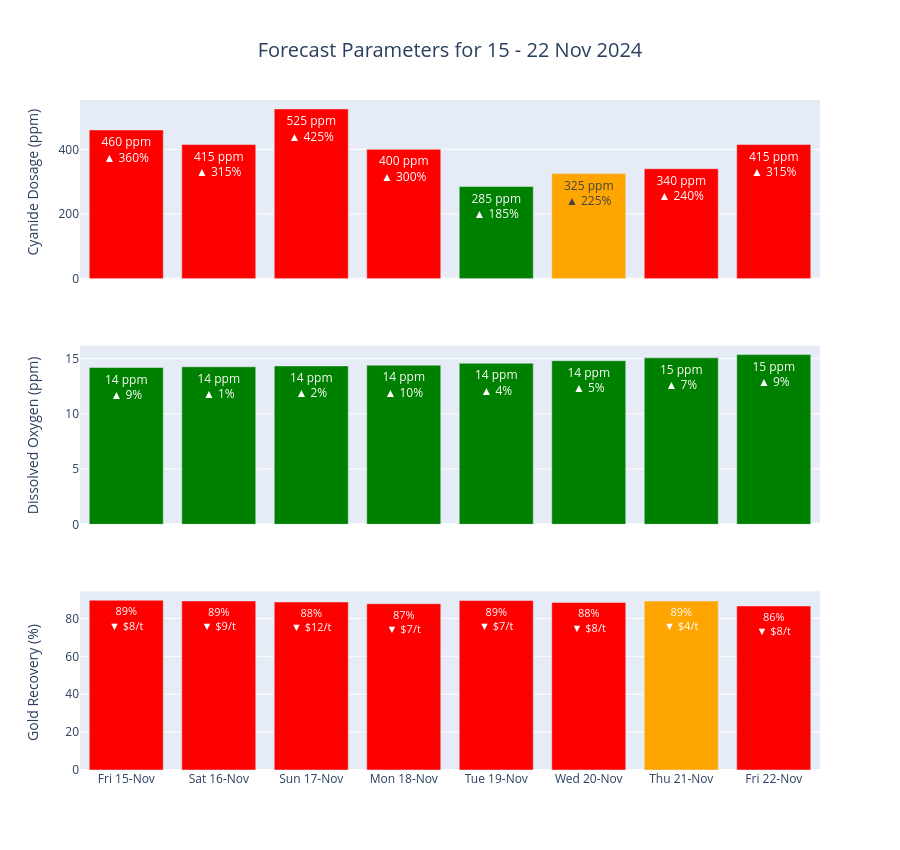

Here is the notebook cell this chart was saved with:
### Code cell
# Ensure datetime dtype
df_forecast["Date"] = pd.to_datetime(df_forecast["Date"], errors="coerce")

start_date = df_forecast["Date"].min()
end_date = df_forecast["Date"].max()

# Convert to strings for display on x-axis
days = df_forecast["Date"].dt.strftime("%a %d-%b")

# Pull forecast values
cn_forecast = df_forecast["Forecast_CN"].tolist()
do_forecast = df_forecast["Forecast_DO"].tolist()
recovery_forecast = df_forecast["Forecast_Recovery"].tolist()

# Create subplot grid
fig = make_subplots(rows=3, cols=1, shared_xaxes=True, vertical_spacing=0.1)

# CN Dosage
fig.add_trace(go.Bar(
	x=days,
	y=cn_forecast,
	marker_color=colour_by_recommended_band(
		cn_forecast,
		df_forecast["CN_Recommended_Low"].tolist(),
		df_forecast["CN_Recommended_High"].tolist()
	),
	text=arrow_delta_pct_text(cn_forecast, cn_optimised, unit="ppm"),
	hovertext=generate_dosage_hover_text_dynamic(
		cn_forecast, cn_optimised,
		df_forecast["CN_Recommended_High"].tolist(),
		df_forecast["CN_Recommended_Low"].tolist(),
		df_forecast["Solution_Mass_Kg"].tolist(),
		price_per_kg=NACN_PRICE_USD_PER_KG,
		metric="CN"
	),
	hoverinfo='text',
		hoverlabel=dict(
		bgcolor="white",  # or "lightgray" / "#F9F9F9"
		font_size=12,
		font_color="black"
	),
	name="CN Dosage",
	textangle=0,
	textposition='inside',
	insidetextanchor='end'
), row=1, col=1)

# DO
fig.add_trace(go.Bar(
	x=days,
	y=do_forecast,
	marker_color=colour_by_recommended_band(
		do_forecast,
		df_forecast["DO_Recommended_Low"].tolist(),
		df_forecast["DO_Recommended_High"].tolist()
	),
	text=arrow_delta_pct_text(do_forecast, do_optimised, unit="ppm"),
	hovertext=generate_dosage_hover_text_dynamic(
		do_forecast, do_optimised,
		df_forecast["DO_Recommended_High"].tolist(),
		df_forecast["DO_Recommended_Low"].tolist(),
		solution_masses=df_forecast["Solution_Mass_Kg"].tolist(),
		price_per_kg=DO_PRICE_USD_PER_KG,
		metric="DO"
	),
	hoverinfo='text',
	hoverlabel=dict(bgcolor="white", font_size=12, font_color="black"),
	name="DO Level",
	textangle=0,
	textposition='inside',
	insidetextanchor='end'
), row=2, col=1)

# Recovery
recovery_value_loss = (
	df_forecast["Optimal_Net_Value_USD_t"] - (df_forecast["Forecast_Net_Value_USD"] /
										 df_forecast["Forecast_Tonnes"])
	).tolist()

forecast_nv = (df_forecast["Forecast_Net_Value_USD"] / df_forecast["Forecast_Tonnes"]).tolist()
optimal_nv = df_forecast["Optimal_Net_Value_USD_t"].tolist()

fig.add_trace(go.Bar(
	x=days,
	y=recovery_forecast,
	marker_color=colour_by_value_impact(recovery_value_loss),
	text=[f"{int(val)}%<br>{'▼' if delta > 0 else '▲'} ${int(abs(delta)):,}/t" for val, delta in zip(recovery_forecast, recovery_value_loss)],
	hovertext=generate_recovery_hover_text(
		recovery_forecast, recovery_optimised,
		forecast_nv, optimal_nv
	),
	hoverinfo='text',
	hoverlabel=dict(bgcolor="white", font_size=12, font_color="black"),
	name="Recovery",
	textfont=dict(size=11, color='white'),
	textangle=0,
	textposition='inside',
	insidetextanchor='end'
), row=3, col=1)


fig.add_annotation(text="Cyanide Dosage (ppm)",
				   xref="paper", yref="paper",
				   x=-0.08, y=0.99,
				   showarrow=False,
				   textangle=-90,
				   font=dict(size=14))

fig.add_annotation(text="Dissolved Oxygen (ppm)",
				   xref="paper", yref="paper",
				   x=-0.08, y=0.50,
				   showarrow=False,
				   textangle=-90,
				   font=dict(size=14))

fig.add_annotation(text="Gold Recovery (%)",
				   xref="paper", yref="paper",
				   x=-0.08, y=0.04,
				   showarrow=False,
				   textangle=-90,
				   font=dict(size=14))

# Layout
fig.update_layout(
	height=850,
	title=dict(
		text=f"Forecast Parameters for {start_date.strftime('%d')} - "
			   f"{end_date.strftime('%d %b %Y')}",
		font=dict(size=20), x=0.5, y=0.95, xanchor='center', yanchor='top'
	),
	showlegend=False
)

# Save as an interactive HTML file
fig.write_html("forecast_leaching_performance_metrics.html")

fig.show()

### Figure 1 — Plotly figure (JSON) as saved in the notebook; plotly's stock layout.template omitted (floating-point values rounded to 4 significant figures)
{"data": [{"hoverinfo": "text", "hoverlabel": {"bgcolor": "white", "font": {"color": "black", "size": 12}}, "hovertext": ["<b style='color:red;'>▲ Over Recommended High</b><br>Actual: 460 ppm<br>------<br>Recommended High: 333 ppm<br>Optimal: 100 ppm<br>Recommended Low: 100 ppm<br>------<br>Actual Cost: $19,844/t<br>Optimal Cost: $4,313/t<br><span style='color:red;'>Excess Cost: $15,530/t</span>", "<b style='color:red;'>▲ Over Recommended High</b><br>Actual: 415 ppm<br>------<br>Recommended High: 333 ppm<br>Optimal: 100 ppm<br>Recommended Low: 100 ppm<br>------<br>Actual Cost: $16,514/t<br>Optimal Cost: $3,979/t<br><span style='color:red;'>Excess Cost: $12,535/t</span>", "<b style='color:red;'>▲ Over Recommended High</b><br>Actual: 525 ppm<br>------<br>Recommended High: 316 ppm<br>Optimal: 100 ppm<br>Recommended Low: 100 ppm<br>------<br>Actual Cost: $23,134/t<br>Optimal Cost: $4,406/t<br><span style='color:red;'>Excess Cost: $18,728/t</span>", "<b style='color:red;'>▲ Over Recommended High</b><br>Actual: 400 ppm<br>------<br>Recommended High: 266 ppm<br>Optimal: 100 ppm<br>Recommended Low: 100 ppm<br>------<br>Actual Cost: $15,938/t<br>Optimal Cost: $3,984/t<br><span style='color:red;'>Excess Cost: $11,953/t</span>", "Actual: 285 ppm<br>------<br>Recommended High: 333 ppm<br>Optimal: 100 ppm<br>Recommended Low: 100 ppm<br>------<br>Actual Cost: $11,716/t<br>Optimal Cost: $4,110/t<br><span style='color:red;'>Excess Cost: $7,605/t</span>", "<b style='color:red;'>▲ Over Recommended High</b><br>Actual: 325 ppm<br>------<br>Recommended High: 316 ppm<br>Optimal: 100 ppm<br>Recommended Low: 100 ppm<br>------<br>Actual Cost: $14,419/t<br>Optimal Cost: $4,436/t<br><span style='color:red;'>Excess Cost: $9,982/t</span>", "<b style='color:red;'>▲ Over Recommended High</b><br>Actual: 340 ppm<br>------<br>Recommended High: 266 ppm<br>Optimal: 100 ppm<br>Recommended Low: 100 ppm<br>------<br>Actual Cost: $15,227/t<br>Optimal Cost: $4,478/t<br><span style='color:red;'>Excess Cost: $10,748/t</span>", "<b style='color:red;'>▲ Over Recommended High</b><br>Actual: 415 ppm<br>------<br>Recommended High: 266 ppm<br>Optimal: 100 ppm<br>Recommended Low: 100 ppm<br>------<br>Actual Cost: $17,342/t<br>Optimal Cost: $4,178/t<br><span style='color:red;'>Excess Cost: $13,163/t</span>"], "insidetextanchor": "end", "marker": {"color": ["red", "red", "red", "red", "green", "orange", "red", "red"]}, "name": "CN Dosage", "text": ["460 ppm<br>▲ 360%", "415 ppm<br>▲ 315%", "525 ppm<br>▲ 425%", "400 ppm<br>▲ 300%", "285 ppm<br>▲ 185%", "325 ppm<br>▲ 225%", "340 ppm<br>▲ 240%", "415 ppm<br>▲ 315%"], "textangle": 0, "textposition": "inside", "type": "bar", "x": ["Fri 15-Nov", "Sat 16-Nov", "Sun 17-Nov", "Mon 18-Nov", "Tue 19-Nov", "Wed 20-Nov", "Thu 21-Nov", "Fri 22-Nov"], "xaxis": "x", "y": [460, 415, 525, 400, 285, 325, 340, 415], "yaxis": "y"}, {"hoverinfo": "text", "hoverlabel": {"bgcolor": "white", "font": {"color": "black", "size": 12}}, "hovertext": ["Actual: 14 ppm<br>------<br>Recommended High: 17 ppm<br>Optimal: 13 ppm<br>Recommended Low: 13 ppm<br>------<br>Actual Cost: $1/t<br>Optimal Cost: $0/t<br><span style='color:red;'>Excess Cost: $0/t</span>", "Actual: 14 ppm<br>------<br>Recommended High: 17 ppm<br>Optimal: 14 ppm<br>Recommended Low: 13 ppm<br>------<br>Actual Cost: $1/t<br>Optimal Cost: $0/t<br><span style='color:red;'>Excess Cost: $0/t</span>", "Actual: 14 ppm<br>------<br>Recommended High: 17 ppm<br>Optimal: 14 ppm<br>Recommended Low: 13 ppm<br>------<br>Actual Cost: $1/t<br>Optimal Cost: $1/t<br><span style='color:red;'>Excess Cost: $0/t</span>", "Actual: 14 ppm<br>------<br>Recommended High: 17 ppm<br>Optimal: 13 ppm<br>Recommended Low: 13 ppm<br>------<br>Actual Cost: $1/t<br>Optimal Cost: $0/t<br><span style='color:red;'>Excess Cost: $0/t</span>", "Actual: 14 ppm<br>------<br>Recommended High: 17 ppm<br>Optimal: 14 ppm<br>Recommended Low: 13 ppm<br>------<br>Actual Cost: $1/t<br>Optimal Cost: $1/t<br><span style='color:red;'>Excess Cost: $0/t</span>", "Actual: 14 ppm<br>------<br>Recommended High: 16 ppm<br>Optimal: 14 ppm<br>Recommended Low: 13 ppm<br>------<br>Actual Cost: $1/t<br>Optimal Cost: $1/t<br><span style='color:red;'>Excess Cost: $0/t</span>", "Actual: 15 ppm<br>------<br>Recommended High: 17 ppm<br>Optimal: 14 ppm<br>Recommended Low: 13 ppm<br>------<br>Actual Cost: $1/t<br>Optimal Cost: $1/t<br><span style='color:red;'>Excess Cost: $0/t</span>", "Actual: 15 ppm<br>------<br>Recommended High: 17 ppm<br>Optimal: 14 ppm<br>Recommended Low: 13 ppm<br>------<br>Actual Cost: $1/t<br>Optimal Cost: $1/t<br><span style='color:red;'>Excess Cost: $0/t</span>"], "insidetextanchor": "end", "marker": {"color": ["green", "green", "green", "green", "green", "green", "green", "green"]}, "name": "DO Level", "text": ["14 ppm<br>▲ 9%", "14 ppm<br>▲ 1%", "14 ppm<br>▲ 2%", "14 ppm<br>▲ 10%", "14 ppm<br>▲ 4%", "14 ppm<br>▲ 5%", "15 ppm<br>▲ 7%", "15 ppm<br>▲ 9%"], "textangle": 0, "textposition": "inside", "type": "bar", "x": ["Fri 15-Nov", "Sat 16-Nov", "Sun 17-Nov", "Mon 18-Nov", "Tue 19-Nov", "Wed 20-Nov", "Thu 21-Nov", "Fri 22-Nov"], "xaxis": "x2", "y": [14.19, 14.26, 14.34, 14.4, 14.58, 14.81, 15.07, 15.36], "yaxis": "y2"}, {"hoverinfo": "text", "hoverlabel": {"bgcolor": "white", "font": {"color": "black", "size": 12}}, "hovertext": ["Actual: 89%<br>Optimal: 87%<br>------<br>Net Value: $205/t<br>Optimal Value: $213/t<br><span style='color:red;'>▼ Value Loss: $8/t</span>", "Actual: 89%<br>Optimal: 87%<br>------<br>Net Value: $203/t<br>Optimal Value: $212/t<br><span style='color:red;'>▼ Value Loss: $9/t</span>", "Actual: 88%<br>Optimal: 88%<br>------<br>Net Value: $192/t<br>Optimal Value: $204/t<br><span style='color:red;'>▼ Value Loss: $12/t</span>", "Actual: 87%<br>Optimal: 87%<br>------<br>Net Value: $159/t<br>Optimal Value: $167/t<br><span style='color:red;'>▼ Value Loss: $7/t</span>", "Actual: 89%<br>Optimal: 88%<br>------<br>Net Value: $206/t<br>Optimal Value: $213/t<br><span style='color:red;'>▼ Value Loss: $7/t</span>", "Actual: 88%<br>Optimal: 88%<br>------<br>Net Value: $180/t<br>Optimal Value: $189/t<br><span style='color:red;'>▼ Value Loss: $8/t</span>", "Actual: 89%<br>Optimal: 89%<br>------<br>Net Value: $172/t<br>Optimal Value: $176/t<br><span style='color:red;'>▼ Value Loss: $4/t</span>", "Actual: 86%<br>Optimal: 88%<br>------<br>Net Value: $146/t<br>Optimal Value: $154/t<br><span style='color:red;'>▼ Value Loss: $8/t</span>"], "insidetextanchor": "end", "marker": {"color": ["red", "red", "red", "red", "red", "red", "orange", "red"]}, "name": "Recovery", "text": ["89%<br>▼ $8/t", "89%<br>▼ $9/t", "88%<br>▼ $12/t", "87%<br>▼ $7/t", "89%<br>▼ $7/t", "88%<br>▼ $8/t", "89%<br>▼ $4/t", "86%<br>▼ $8/t"], "textangle": 0, "textfont": {"color": "white", "size": 11}, "textposition": "inside", "type": "bar", "x": ["Fri 15-Nov", "Sat 16-Nov", "Sun 17-Nov", "Mon 18-Nov", "Tue 19-Nov", "Wed 20-Nov", "Thu 21-Nov", "Fri 22-Nov"], "xaxis": "x3", "y": [89.57, 89.2, 88.67, 87.76, 89.44, 88.45, 89.16, 86.59], "yaxis": "y3"}], "layout": {"annotations": [{"font": {"size": 14}, "showarrow": false, "text": "Cyanide Dosage (ppm)", "textangle": -90, "x": -0.08, "xref": "paper", "y": 0.99, "yref": "paper"}, {"font": {"size": 14}, "showarrow": false, "text": "Dissolved Oxygen (ppm)", "textangle": -90, "x": -0.08, "xref": "paper", "y": 0.5, "yref": "paper"}, {"font": {"size": 14}, "showarrow": false, "text": "Gold Recovery (%)", "textangle": -90, "x": -0.08, "xref": "paper", "y": 0.04, "yref": "paper"}], "height": 850, "showlegend": false, "title": {"font": {"size": 20}, "text": "Forecast Parameters for 15 - 22 Nov 2024", "x": 0.5, "xanchor": "center", "y": 0.95, "yanchor": "top"}, "xaxis": {"anchor": "y", "domain": [0, 1], "matches": "x3", "showticklabels": false}, "xaxis2": {"anchor": "y2", "domain": [0, 1], "matches": "x3", "showticklabels": false}, "xaxis3": {"anchor": "y3", "domain": [0, 1]}, "yaxis": {"anchor": "x", "domain": [0.7333, 1]}, "yaxis2": {"anchor": "x2", "domain": [0.3667, 0.6333]}, "yaxis3": {"anchor": "x3", "domain": [0, 0.2667]}}}
